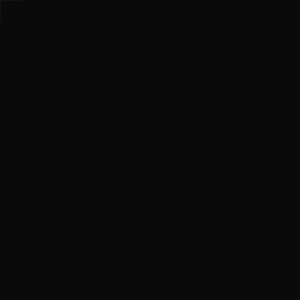
Frame 1 (no input)
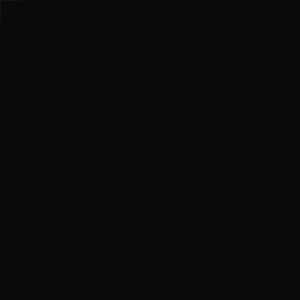
Frame 60 (the mouse pressed at the canvas centre just before this capture)
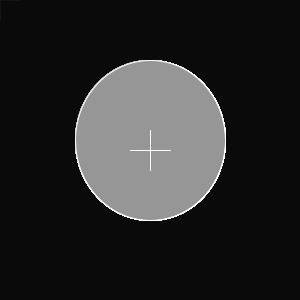
Frame 120 (the mouse held since frame 60 and released just before this capture)

The Processing sketch that drew these frames (run headless with seeded random() and noise(); from frame 60 on, the mouse is pressed at the canvas centre):

// Processing sketch: processing_13742
// ── processing_13742.pde


void setup() {
  size(300, 300);
  fill(255);
  background(10);
}

void draw() {
  if(mousePressed) {
    stroke(255);
    fill(150);
  } else {
    stroke(19);
    fill(random(255), random(255), random(255), random(255));
  }
  ellipse(mouseX, mouseY-10, mouseX, mouseY+10);
  line(mouseX-20, mouseY, mouseX+20, mouseY); 
  line(mouseX, mouseY-20, mouseX, mouseY+20); 
}
